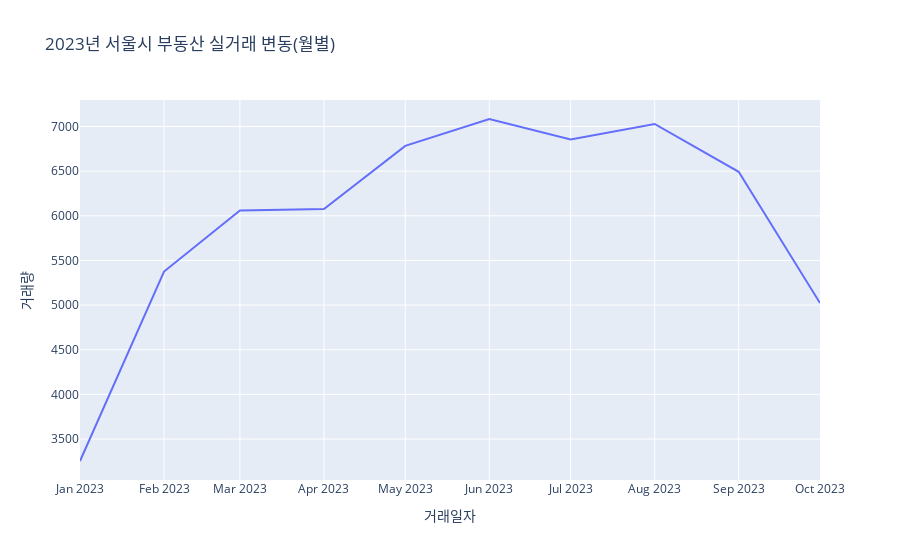

The notebook cell saved with this chart:
### Code cell
px.line(df2,x='거래일자',y='거래량',title='2023년 서울시 부동산 실거래 변동(월별)')

### Figure 1 — Plotly figure (JSON) as saved in the notebook; plotly's stock layout.template omitted (floating-point values rounded to 4 significant figures)
{"data": [{"hovertemplate": "거래일자=%{x}<br>거래량=%{y}<extra></extra>", "legendgroup": "", "line": {"color": "#636efa", "dash": "solid"}, "marker": {"symbol": "circle"}, "mode": "lines", "name": "", "orientation": "v", "showlegend": false, "type": "scatter", "x": ["2023-01", "2023-02", "2023-03", "2023-04", "2023-05", "2023-06", "2023-07", "2023-08", "2023-09", "2023-10"], "xaxis": "x", "y": [3254, 5376, 6059, 6076, 6783, 7084, 6855, 7028, 6493, 5023], "yaxis": "y"}], "layout": {"legend": {"tracegroupgap": 0}, "title": {"text": "2023년 서울시 부동산 실거래 변동(월별)"}, "xaxis": {"anchor": "y", "domain": [0, 1], "title": {"text": "거래일자"}}, "yaxis": {"anchor": "x", "domain": [0, 1], "title": {"text": "거래량"}}}}
